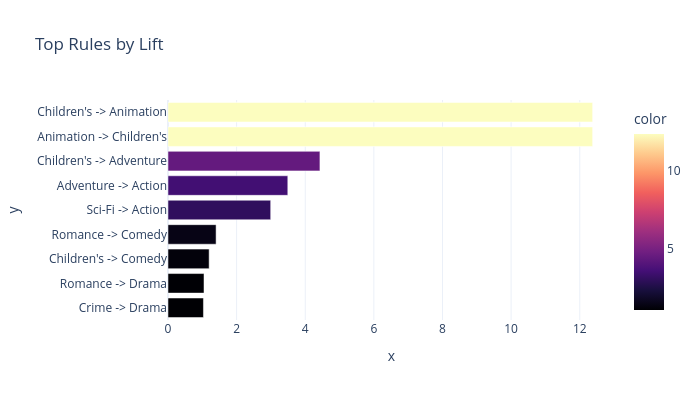

Source (notebook cell):
### Markdown cell above
**Summary** 
The scatter plot shows association rules distributed across different support and confidence levels, with color indicating lift (average lift ≈ 4.48).

**Interpretation**
A few rules achieve very high lift and confidence (e.g., Animation–Children's), while others show moderate confidence with varying support. This indicates several meaningful genre co-occurrence patterns rather than trivial rules.

**Evaluation**
Compared to the earlier user-based transactions, this movie-based approach produces more informative rules, with greater variation in support, confidence, and lift.

### Code cell
top_lift = rules_movie.head(15).copy()
top_lift['rule'] = top_lift['antecedents'].apply(lambda x: ', '.join(x)) + ' -> ' + top_lift['consequents'].apply(lambda x: ', '.join(x))
fig = px.bar(y=top_lift['rule'].str[:40], x=top_lift['lift'], orientation='h', title='Top Rules by Lift',
    color=top_lift['lift'], color_continuous_scale='Magma')
fig.update_layout(template='plotly_white', height=400, width=700, yaxis=dict(autorange='reversed'))
fig.show()

### Figure 1 — Plotly figure (JSON) as saved in the notebook; plotly's stock layout.template omitted (floating-point values rounded to 4 significant figures)
{"data": [{"hovertemplate": "x=%{x}<br>y=%{y}<br>color=%{marker.color}<extra></extra>", "legendgroup": "", "marker": {"color": [12.38, 12.38, 4.428, 3.492, 2.993, 1.402, 1.199, 1.049, 1.033], "coloraxis": "coloraxis", "pattern": {"shape": ""}}, "name": "", "orientation": "h", "showlegend": false, "textposition": "auto", "type": "bar", "x": [12.38, 12.38, 4.428, 3.492, 2.993, 1.402, 1.199, 1.049, 1.033], "xaxis": "x", "y": ["Children's -> Animation", "Animation -> Children's", "Children's -> Adventure", "Adventure -> Action", "Sci-Fi -> Action", "Romance -> Comedy", "Children's -> Comedy", "Romance -> Drama", "Crime -> Drama"], "yaxis": "y"}], "layout": {"barmode": "relative", "coloraxis": {"colorbar": {"title": {"text": "color"}}, "colorscale": [[0, "#000004"], [0.1111, "#180f3d"], [0.2222, "#440f76"], [0.3333, "#721f81"], [0.4444, "#9e2f7f"], [0.5556, "#cd4071"], [0.6667, "#f1605d"], [0.7778, "#fd9668"], [0.8889, "#feca8d"], [1, "#fcfdbf"]]}, "height": 400, "legend": {"tracegroupgap": 0}, "title": {"text": "Top Rules by Lift"}, "width": 700, "xaxis": {"anchor": "y", "domain": [0, 1], "title": {"text": "x"}}, "yaxis": {"anchor": "x", "autorange": "reversed", "domain": [0, 1], "title": {"text": "y"}}}}
